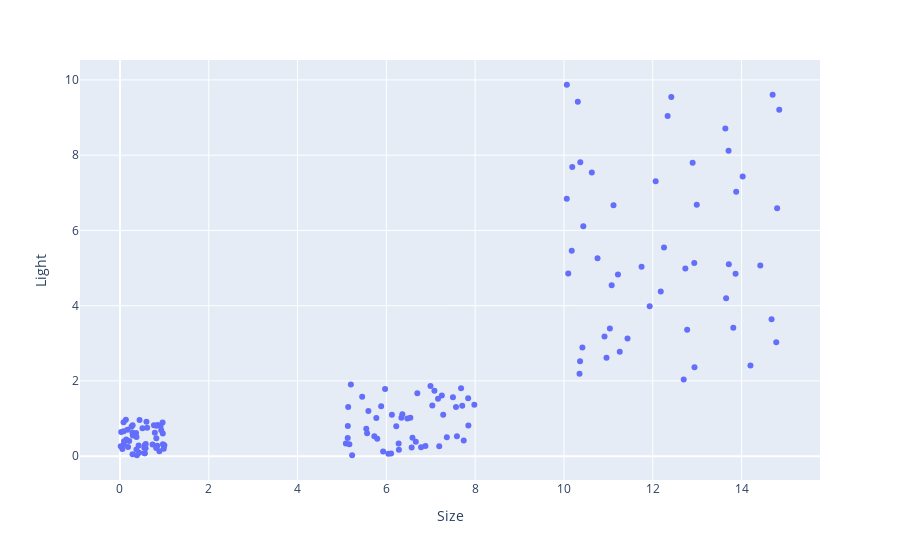

Source (notebook cell):
### Code cell
df = pd.read_csv('stars.csv')

fig=px.scatter(df,x='Size',y='Light')
fig.show()

### Figure 1 — Plotly figure (JSON) as saved in the notebook; plotly's stock layout.template omitted (floating-point values rounded to 4 significant figures; data arrays with more than 128 entries replaced by an {"elided": "..."} marker saying what was removed)
{"data": [{"hovertemplate": "Size=%{x}<br>Light=%{y}<extra></extra>", "legendgroup": "", "marker": {"color": "#636efa", "symbol": "circle"}, "mode": "markers", "name": "", "orientation": "v", "showlegend": false, "type": "scatter", "x": {"elided": "150 float values"}, "xaxis": "x", "y": {"elided": "150 float values"}, "yaxis": "y"}], "layout": {"legend": {"tracegroupgap": 0}, "margin": {"t": 60}, "xaxis": {"anchor": "y", "domain": [0, 1], "title": {"text": "Size"}}, "yaxis": {"anchor": "x", "domain": [0, 1], "title": {"text": "Light"}}}}
